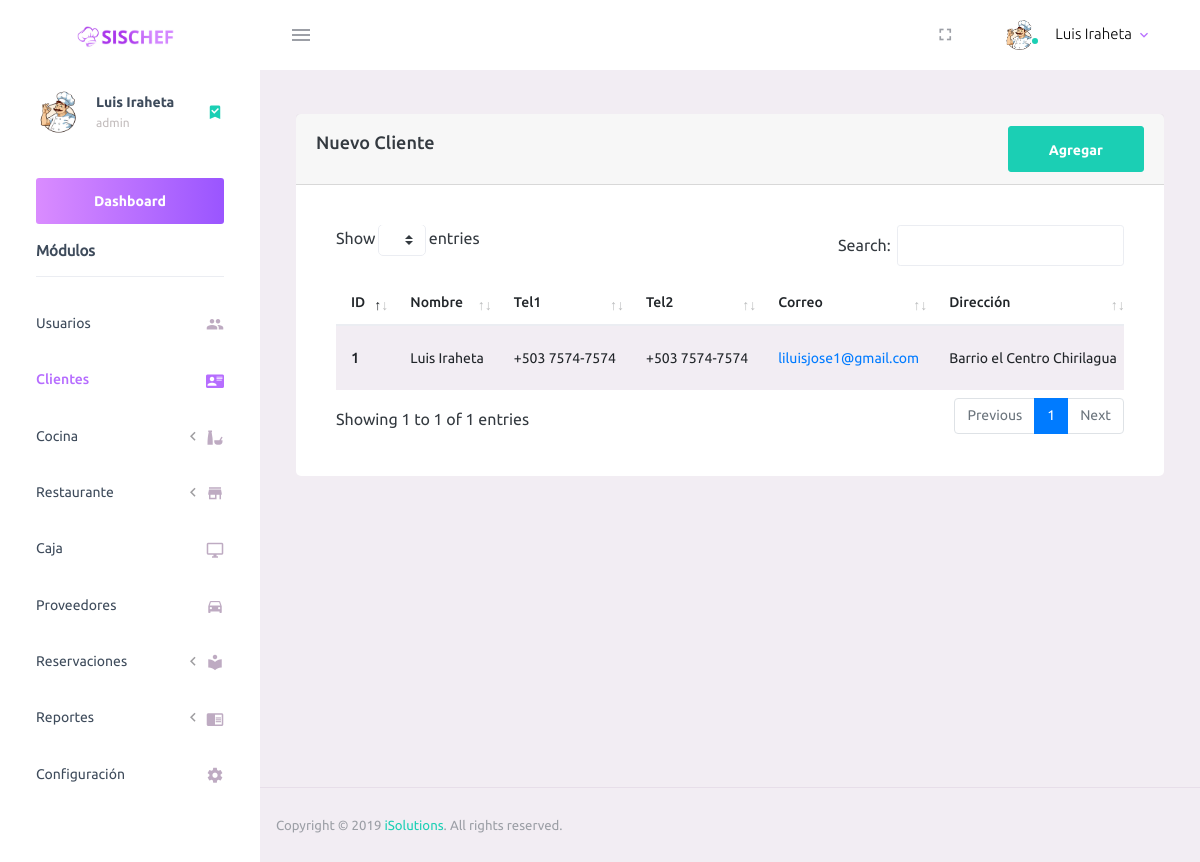
The page /admin/clients.php (signed in) on the database as committed earlier.
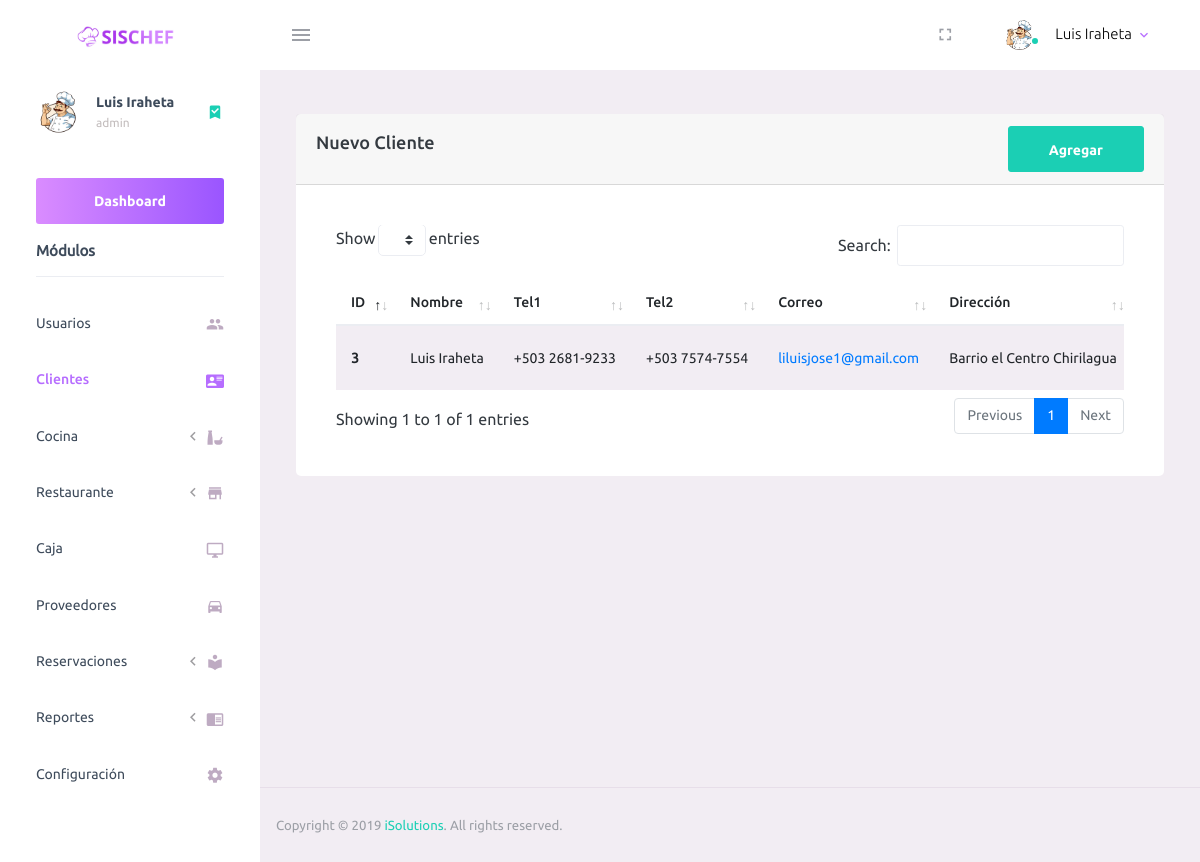
The same page on the database as committed later.
### tables this page shows
CREATE TABLE `settings` (
  `id` int(11) NOT NULL,
  `name` varchar(30) NOT NULL,
  `tel` varchar(14) NOT NULL,
  `nit` varchar(18) NOT NULL,
  `nrc` varchar(8) NOT NULL,
  `address` varchar(70) NOT NULL,
  `icon` varchar(50) NOT NULL,
  `stock` int(11) NOT NULL
);

CREATE TABLE `clientes` (
  `id` int(11) NOT NULL,
  `nombre` varchar(50) NOT NULL,
  `tel1` varchar(14) NOT NULL,
  `tel2` varchar(14) NOT NULL,
  `email` varchar(50) NOT NULL,
  `direccion` varchar(100) NOT NULL
);

### admin/clients.php (the view, shortened to what this page needs)
<?php include_once("./template/_header.php");?>
        <div class="main-panel">
          <div class="content-wrapper">
              <div class="row">
                  <div class="col-md-12">
                  <div class="card">
						<div class="card-header">
							<div class="d-flex align-items-center">
								<h4 class="card-title">Nuevo Cliente</h4>
								<button class="btn btn-success btn-round ml-auto" data-toggle="modal" data-target="#addRowModal">
									Agregar
								</button>
							</div>
						</div>
						<div class="card-body">
							<div class="table-responsive">
								<table id="add-row" class="display table table-striped table-hover">
									<thead>
										<tr>
											<th>ID</th>
											<th>Nombre</th>
											<th>Tel1</th>
											<th>Tel2</th>
											<th>Correo</th>
											<th>Dirección</th>
										</tr>
									</thead>
									<tbody>
										<?php
										$sql = "SELECT * FROM clientes";
										$ejecutar = $conexion->query($sql);
										while ($reg = $ejecutar->fetch_assoc()) {
											echo "<tr>";
											echo "<th scope='row'>" . ($reg["id"])  . "</th>";
											echo "<td>" . ($reg["nombre"]) . "</td>";
											echo "<td>" . ($reg["tel1"]) . "</td>";
											echo "<td>" . ($reg["tel2"]) . "</td>";
											echo "<td><a href='mailto:$reg[email]'>" . ($reg["email"]) . "</a></td>";
											echo "<td>" . ($reg["direccion"]) . "</td>";
											?>
											</tr>
										<?php  }
										?>
									</tbody>
								</table>
							</div>
						</div>
					</div>
                  </div>
              </div>
          </div>
<?php  include_once("./template/_footer.php") ?>

### admin/template/_header.php (shortened to what this page needs)
<?php
include_once("config/conexion.php");
$sql = "SELECT * from settings";
$ejecutar = $conexion->query($sql);
$data = $ejecutar->fetch_row();
?>
<!DOCTYPE html>
<html lang="es">
  <head>
    <link rel="stylesheet" href="assets/vendors/mdi/css/materialdesignicons.min.css">
    <link rel="stylesheet" href="assets/vendors/css/vendor.bundle.base.css">
    <link rel="stylesheet" href="assets/css/style.css">
    <link rel="stylesheet" href="assets/plugin/datatables/dataTables.bootstrap4.css">
    <link rel="stylesheet" href="assets/css/select2.min.css">
    <link rel="stylesheet" href="assets/css/select2-bootstrap4.min.css">
  </head>
  <body>
    <div class="container-scroller">
      <nav class="navbar default-layout-navbar col-lg-12 col-12 p-0 fixed-top d-flex flex-row">
        <div class="text-center navbar-brand-wrapper d-flex align-items-center justify-content-center">
          <a class="navbar-brand brand-logo" href="dashboard.php"><img src="assets/images/logo-2.svg" alt="logo" /></a>
        </div>
        <div class="navbar-menu-wrapper d-flex align-items-stretch">
          <button class="navbar-toggler navbar-toggler align-self-center" type="button" data-toggle="minimize">
            <span class="mdi mdi-menu"></span>
          </button>
          <ul class="navbar-nav navbar-nav-right">
            <li class="nav-item d-none d-lg-block full-screen-link">
              <a class="nav-link">
                <i class="mdi mdi-fullscreen" id="fullscreen-button"></i>
              </a>
            </li>
            <li class="nav-item nav-profile dropdown">
              <a class="nav-link dropdown-toggle" id="profileDropdown" href="#" data-toggle="dropdown" aria-expanded="false">
                <div class="nav-profile-img">
                  <img src="<?php echo $data[6]; ?>" alt="image">
                  <span class="availability-status online"></span>
                </div>
                <div class="nav-profile-text">
                  <p class="mb-1 text-black"><?php echo $_SESSION["nombre"]; ?></p>
                </div>
              </a>
            </li>
          </ul>
        </div>
      </nav>
      <div class="container-fluid page-body-wrapper">
        <nav class="sidebar sidebar-offcanvas" id="sidebar">
          <ul class="nav">
            <li class="nav-item nav-profile">
              <a href="#" class="nav-link">
                <div class="nav-profile-image">
                  <img src="<?php echo $data[6]; ?>" alt="profile">
                </div>
                <div class="nav-profile-text d-flex flex-column">
                  <span class="font-weight-bold mb-2"><?php echo $_SESSION["nombre"]; ?></span>
                  <span class="text-secondary text-small"><?php echo $_SESSION["usuario"]; ?></span>
                </div>
                <i class="mdi mdi-bookmark-check text-success nav-profile-badge"></i>
              </a>
            </li>
            <li class="nav-item sidebar-actions" style="margin-top: 0rem !important;">
              <a  href="dashboard.php" class="btn btn-block btn-lg btn-gradient-primary mt-4">Dashboard</a>
              <span class="nav-link">
                <div class="border-bottom">
                  <h6 class="font-weight-normal mb-3"><b>Módulos</b></h6>
                </div>
              </span>
            </li>
            <?php if ($_SESSION["tipo"]==1) { ?>
            <li class="nav-item">
              <a class="nav-link" href="users.php">
                <span class="menu-title">Usuarios</span>
                <i class="mdi mdi-account-multiple menu-icon"></i>
              </a>
            </li>
            <li class="nav-item">
              <a class="nav-link" href="clients.php">
                <span class="menu-title">Clientes</span>
                <i class="mdi mdi-account-card-details menu-icon"></i>
              </a>
            </li>
            <?php } ?>
            <?php if ($_SESSION["tipo"]==1 || $_SESSION["tipo"]==2 ) { ?>
            <li class="nav-item">
              <a class="nav-link collapsed" data-toggle="collapse" href="#page-layouts-mesas" aria-expanded="false" aria-controls="page-layouts">
                <span class="menu-title">Cocina</span>
                <i class="menu-arrow"></i>
                <i class="mdi mdi-food-variant menu-icon"></i>
              </a>
            </li>
            <?php } ?>
            <?php if ($_SESSION["tipo"]==1 || $_SESSION["tipo"]==3 ) { ?>
            <li class="nav-item">
              <a class="nav-link collapsed" data-toggle="collapse" href="#page-layouts" aria-expanded="false" aria-controls="page-layouts">
                <span class="menu-title">Restaurante</span>
                <i class="menu-arrow"></i>
                <i class="mdi mdi-store menu-icon"></i>
              </a>
            </li>
            <?php } ?>
            <?php if ($_SESSION["tipo"]==1 || $_SESSION["tipo"]==4 ) { ?>
            <li class="nav-item">
              <a class="nav-link" href="caja.php">
                <span class="menu-title">Caja</span>
                <i class="mdi mdi-monitor menu-icon"></i>
              </a>
            </li>
            <?php } ?>
            <?php if ($_SESSION["tipo"]==1) { ?>
            <li class="nav-item">
              <a class="nav-link" href="providers.php">
                <span class="menu-title">Proveedores</span>
                <i class="mdi mdi-car menu-icon"></i>
              </a>
            </li>
            <?php } ?>
            <?php if ($_SESSION["tipo"]==1 || $_SESSION["tipo"]==4 ) { ?>
              <li class="nav-item">
              <a class="nav-link collapsed" data-toggle="collapse" href="#page-layouts-reservaciones" aria-expanded="false" aria-controls="page-layouts">
                <span class="menu-title">Reservaciones</span>
                <i class="menu-arrow"></i>
                <i class="mdi mdi-library menu-icon"></i>
              </a>
            </li>
            <?php } ?>
            <?php if ($_SESSION["tipo"]==1) { ?>
            <li class="nav-item">
              <a class="nav-link collapsed" data-toggle="collapse" href="#page-layouts-reports" aria-expanded="false" aria-controls="page-layouts">
                <span class="menu-title">Reportes</span>
                <i class="menu-arrow"></i>
                <i class="mdi mdi-book-open menu-icon"></i>
              </a>
            </li>
            <li class="nav-item">
              <a class="nav-link" href="settings.php">
                <span class="menu-title">Configuración</span>
                <i class="mdi mdi-settings menu-icon"></i>
              </a>
            </li>
            <?php } ?>
          </ul>
        </nav>

### admin/template/_footer.php (shortened to what this page needs)
          <footer class="footer">
            <div class="d-sm-flex justify-content-center justify-content-sm-between">
              <span class="text-muted text-center text-sm-left d-block d-sm-inline-block">Copyright © <?php echo date("Y"); ?> <a href="https://liluisjose1.github.io/" target="_blank">iSolutions</a>. All rights reserved.</span>
            </div>
          </footer>
        </div>
      </div>
    </div>
  </body>
</html>

Rows that differ between the two databases and show on the page:
removed clientes: id "1", nombre "Luis Iraheta", tel1 "+503 7574-7574", tel2 "+503 7574-7574", email "liluisjose1@gmail.com", direccion "Barrio el Centro Chirilagua"
added clientes: id "3", nombre "Luis Iraheta", tel1 "+503 2681-9233", tel2 "+503 7574-7554", email "liluisjose1@gmail.com", direccion "Barrio el Centro Chirilagua"
